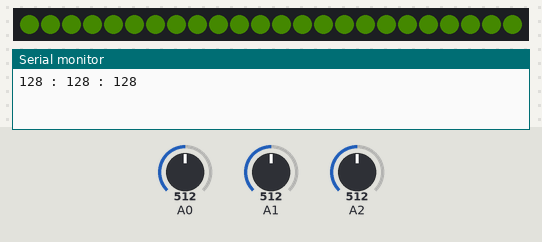
A sketch run on a simulated Arduino Uno, built with avr-gcc and run on an emulated ATmega328P. Parts: 24 RGB LEDs in strip order, left to right, the last lines printed to the serial monitor. Inputs (shaded band) come from the test bench; at power-on: A0 = 512, A1 = 512, A2 = 512. Dim RGB values are drawn brighter than linear.

Above: at 1.2 s.
1.3 s: A0 set to 543
3.9 s: A0 set to 574
6.7 s: A0 set to 511
9.2 s: A0 set to 385
11.6 s: A0 set to 363
14.1 s: A0 set to 251
16.6 s: A0 set to 220
At 18.0 s:
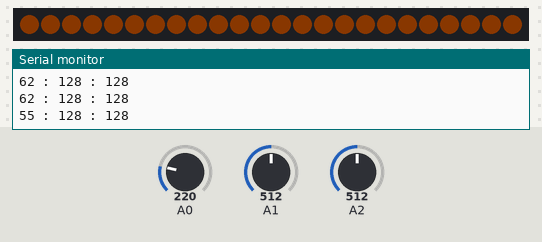
Timing chart, 0 to 19.6 s (numbered marks = the images above; inputs shaded):
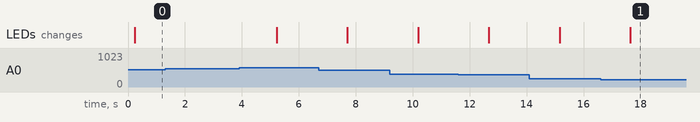

Measured:
- the behaviour switches between 234 and 233 on A0 (found by bisection; images 0 and 1)
- after the input at 16.6 s, the LEDs: change after 1.0 s (image 1)

The sketch:

LED_pot_test.ino
```cpp
#include <Adafruit_NeoPixel.h>
#ifdef __AVR__
  #include <avr/power.h>
#endif

#define PIN 6
#define NUM_LEDS 24
#define BRIGHTNESS 10

Adafruit_NeoPixel strip = Adafruit_NeoPixel(NUM_LEDS, PIN, NEO_GRBW + NEO_KHZ800);

void setup() {
  Serial.begin(115200);
  // This is for Trinket 5V 16MHz, you can remove these three lines if you are not using a Trinket
//  #if defined (__AVR_ATtiny85__)
//    if (F_CPU == 16000000) clock_prescale_set(clock_div_1);
//  #endif
  // End of trinket special code
  strip.setBrightness(BRIGHTNESS);
  strip.begin();
  strip.show(); // Initialize all pixels to 'off'
}

void loop()
{
  //simLight();
  Serial.print( analogRead(A0) >> 2 );
  Serial.print( " : " );
  Serial.print( analogRead(A1) >> 2 );
  Serial.print( " : " );
  Serial.print( analogRead(A2) >> 2 );
  Serial.print( "\n" );
  //colorWipe( strip.Color( analogRead(A0) >> 2, analogRead(A1) >> 2, analogRead(A2) >> 2 ), 100 );
  simLight();
  delay(1000);
}

// Fill the dots one after the other with a color
void colorWipe(uint32_t c, uint8_t wait) {
  for(uint16_t i=0; i<strip.numPixels(); i++)
  {
    strip.setPixelColor(i, c);
    delay(wait);
  }

  strip.show();
}

void simLight()
{
  int potVal = analogRead(A0) >> 1;

  if( potVal < 256 )
  {
    colorWipe( strip.Color(255, potVal, 0 ), 10 );
  }
  else
  {
    colorWipe( strip.Color(255-(potVal>>1), 255, 0), 10);
  }
}
```
